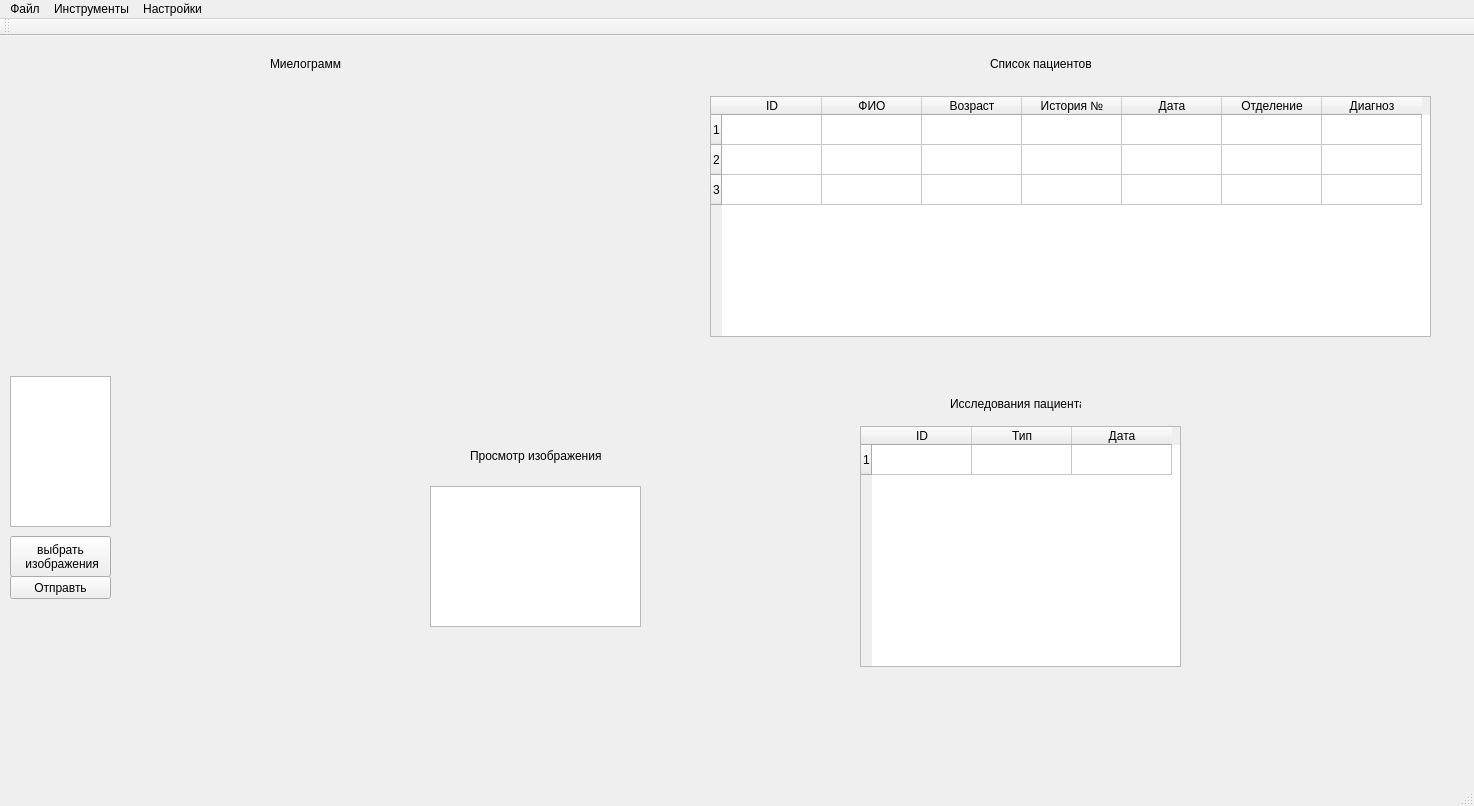
<?xml version="1.0" encoding="UTF-8"?>
<ui version="4.0">
 <class>MainWindow</class>
 <widget class="QMainWindow" name="MainWindow">
  <property name="geometry">
   <rect>
    <x>0</x>
    <y>0</y>
    <width>1474</width>
    <height>806</height>
   </rect>
  </property>
  <property name="windowTitle">
   <string>ТелеЛейкемия</string>
  </property>
  <widget class="QWidget" name="centralWidget">
   <widget class="QLabel" name="label_3">
    <property name="geometry">
     <rect>
      <x>990</x>
      <y>20</y>
      <width>101</width>
      <height>16</height>
     </rect>
    </property>
    <property name="text">
     <string>Список пациентов</string>
    </property>
   </widget>
   <widget class="QLabel" name="label_7">
    <property name="geometry">
     <rect>
      <x>270</x>
      <y>20</y>
      <width>71</width>
      <height>16</height>
     </rect>
    </property>
    <property name="text">
     <string>Миелограмма</string>
    </property>
   </widget>
   <widget class="QWidget" name="verticalLayoutWidget">
    <property name="geometry">
     <rect>
      <x>120</x>
      <y>320</y>
      <width>261</width>
      <height>201</height>
     </rect>
    </property>
    <layout class="QVBoxLayout" name="verticalLayout"/>
   </widget>
   <widget class="QWidget" name="verticalLayoutWidget_2">
    <property name="geometry">
     <rect>
      <x>120</x>
      <y>530</y>
      <width>261</width>
      <height>111</height>
     </rect>
    </property>
    <layout class="QVBoxLayout" name="verticalLayout_2"/>
   </widget>
   <widget class="QTableWidget" name="tableWidget_2">
    <property name="geometry">
     <rect>
      <x>710</x>
      <y>60</y>
      <width>721</width>
      <height>241</height>
     </rect>
    </property>
    <row>
     <property name="text">
      <string>1</string>
     </property>
    </row>
    <row>
     <property name="text">
      <string>2</string>
     </property>
    </row>
    <row>
     <property name="text">
      <string>3</string>
     </property>
    </row>
    <column>
     <property name="text">
      <string>ID</string>
     </property>
    </column>
    <column>
     <property name="text">
      <string>ФИО</string>
     </property>
    </column>
    <column>
     <property name="text">
      <string>Возраст</string>
     </property>
    </column>
    <column>
     <property name="text">
      <string>История №</string>
     </property>
    </column>
    <column>
     <property name="text">
      <string>Дата</string>
     </property>
    </column>
    <column>
     <property name="text">
      <string>Отделение</string>
     </property>
    </column>
    <column>
     <property name="text">
      <string>Диагноз</string>
     </property>
    </column>
    <item row="0" column="0">
     <property name="text">
      <string/>
     </property>
    </item>
   </widget>
   <widget class="QPushButton" name="pushButton">
    <property name="geometry">
     <rect>
      <x>10</x>
      <y>500</y>
      <width>101</width>
      <height>41</height>
     </rect>
    </property>
    <property name="text">
     <string>выбрать
 изображения</string>
    </property>
   </widget>
   <widget class="QListWidget" name="listWidget">
    <property name="geometry">
     <rect>
      <x>10</x>
      <y>340</y>
      <width>101</width>
      <height>151</height>
     </rect>
    </property>
   </widget>
   <widget class="QPushButton" name="pushButton_2">
    <property name="geometry">
     <rect>
      <x>10</x>
      <y>540</y>
      <width>101</width>
      <height>23</height>
     </rect>
    </property>
    <property name="text">
     <string>Отправть</string>
    </property>
   </widget>
   <widget class="QGraphicsView" name="graphicsView">
    <property name="geometry">
     <rect>
      <x>430</x>
      <y>450</y>
      <width>211</width>
      <height>141</height>
     </rect>
    </property>
   </widget>
   <widget class="QLabel" name="label">
    <property name="geometry">
     <rect>
      <x>470</x>
      <y>410</y>
      <width>131</width>
      <height>20</height>
     </rect>
    </property>
    <property name="text">
     <string>Просмотр изображения</string>
    </property>
   </widget>
   <widget class="QTableWidget" name="tableWidget">
    <property name="geometry">
     <rect>
      <x>860</x>
      <y>390</y>
      <width>321</width>
      <height>241</height>
     </rect>
    </property>
    <row>
     <property name="text">
      <string>1</string>
     </property>
    </row>
    <column>
     <property name="text">
      <string>ID</string>
     </property>
    </column>
    <column>
     <property name="text">
      <string>Тип</string>
     </property>
    </column>
    <column>
     <property name="text">
      <string>Дата</string>
     </property>
    </column>
   </widget>
   <widget class="QLabel" name="label_2">
    <property name="geometry">
     <rect>
      <x>950</x>
      <y>360</y>
      <width>131</width>
      <height>16</height>
     </rect>
    </property>
    <property name="text">
     <string>Исследования пациента</string>
    </property>
   </widget>
   <widget class="QCustomPlot" name="Myelogram" native="true">
    <property name="geometry">
     <rect>
      <x>30</x>
      <y>60</y>
      <width>641</width>
      <height>251</height>
     </rect>
    </property>
   </widget>
  </widget>
  <widget class="QMenuBar" name="menuBar">
   <property name="geometry">
    <rect>
     <x>0</x>
     <y>0</y>
     <width>1474</width>
     <height>21</height>
    </rect>
   </property>
   <widget class="QMenu" name="menu">
    <property name="title">
     <string>Файл</string>
    </property>
    <addaction name="action"/>
   </widget>
   <widget class="QMenu" name="menu_2">
    <property name="title">
     <string>Инструменты</string>
    </property>
    <addaction name="action_2"/>
    <addaction name="action_4"/>
   </widget>
   <widget class="QMenu" name="menu_3">
    <property name="title">
     <string>Настройки</string>
    </property>
    <addaction name="action_3"/>
   </widget>
   <addaction name="menu"/>
   <addaction name="menu_2"/>
   <addaction name="menu_3"/>
  </widget>
  <widget class="QToolBar" name="mainToolBar">
   <attribute name="toolBarArea">
    <enum>TopToolBarArea</enum>
   </attribute>
   <attribute name="toolBarBreak">
    <bool>false</bool>
   </attribute>
  </widget>
  <widget class="QStatusBar" name="statusBar"/>
  <action name="action">
   <property name="text">
    <string>Закрыть</string>
   </property>
  </action>
  <action name="action_2">
   <property name="text">
    <string>Анализ ядер</string>
   </property>
  </action>
  <action name="action_3">
   <property name="text">
    <string>Сетевые настройки</string>
   </property>
  </action>
  <action name="action_4">
   <property name="text">
    <string>Классификатор</string>
   </property>
  </action>
 </widget>
 <layoutdefault spacing="6" margin="11"/>
 <customwidgets>
  <customwidget>
   <class>QCustomPlot</class>
   <extends>QWidget</extends>
   <header>qcustomplot.h</header>
   <container>1</container>
  </customwidget>
 </customwidgets>
 <resources/>
 <connections/>
</ui>
